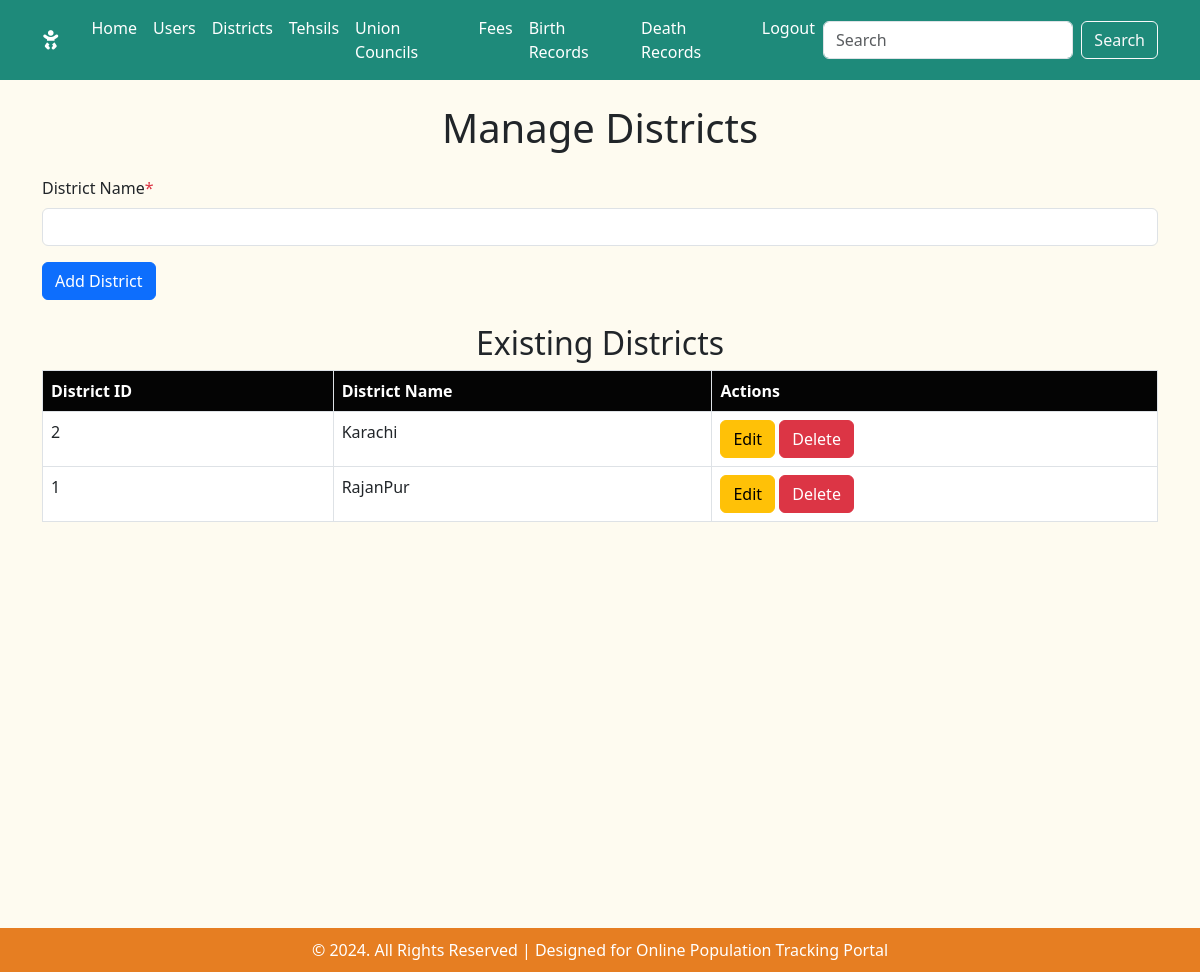
The app's page /admin/managedistricts.php (signed in) with its own data.
### tables this page shows
CREATE TABLE `districts` (
  `DistrictID` int(11) NOT NULL,
  `DistrictName` varchar(100) NOT NULL
);

### admin/managedistricts.php (the view, shortened to what this page needs)
<?php
include('include/db_connect.inc');
include('include/header.inc');
include('include/nav.inc');
$query = "SELECT DistrictID, DistrictName FROM Districts";
$result = $conn->query($query);
?>
<main class="container my-4" style="height:100vh;">
    <h1 class="m-4 text-center">Manage Districts</h1>
    <form action="<?= htmlspecialchars($_SERVER['PHP_SELF']); ?>" method="POST" class="mb-4">
        <div class="mb-3">
            <label for="district_name" class="form-label">District Name<span class="text-danger">*</span></label>
            <input type="text" name="district_name" class="form-control" id="district_name" required>
        </div>
        <button type="submit" name="add_district" class="btn btn-primary">Add District</button>
    </form>
    <h2 class="text-center">Existing Districts</h2>
    <?php if ($result->num_rows > 0): ?>
        <table class="table table-bordered">
            <thead>
                <tr>
                    <th>District ID</th>
                    <th>District Name</th>
                    <th>Actions</th>
                </tr>
            </thead>
            <tbody>
                <?php while ($district = $result->fetch_assoc()): ?>
                    <tr>
                        <td><?= htmlspecialchars($district['DistrictID']) ?></td>
                        <td><?= htmlspecialchars($district['DistrictName']) ?></td>
                        <td>
                            <a href="editdistrict.php?id=<?= $district['DistrictID'] ?>" class="btn btn-warning">Edit</a>
                            <a href="<?= htmlspecialchars($_SERVER['PHP_SELF']); ?>?delete_id=<?= $district['DistrictID'] ?>" class="btn btn-danger" onclick="return confirm('Are you sure you want to delete this district?');">Delete</a>
                        </td>
                    </tr>
                <?php endwhile; ?>
            </tbody>
        </table>
    <?php else: ?>
        <div class="alert alert-warning text-center">
            <h3>No districts found.</h3>
        </div>
    <?php endif; ?>
</main>
<?php include('include/footer.inc'); ?>

### admin/assets/css/style.css (style rules this page uses)
body { background-color: #fefbf0; }
h1,h3 { margin: 30px; text-align: center; }
.table th { background-color: #040404; color: white; }
main { height: 130vh; }

### records on screen
districts: DistrictID "2", DistrictName "Karachi"
districts: DistrictID "1", DistrictName "RajanPur"
